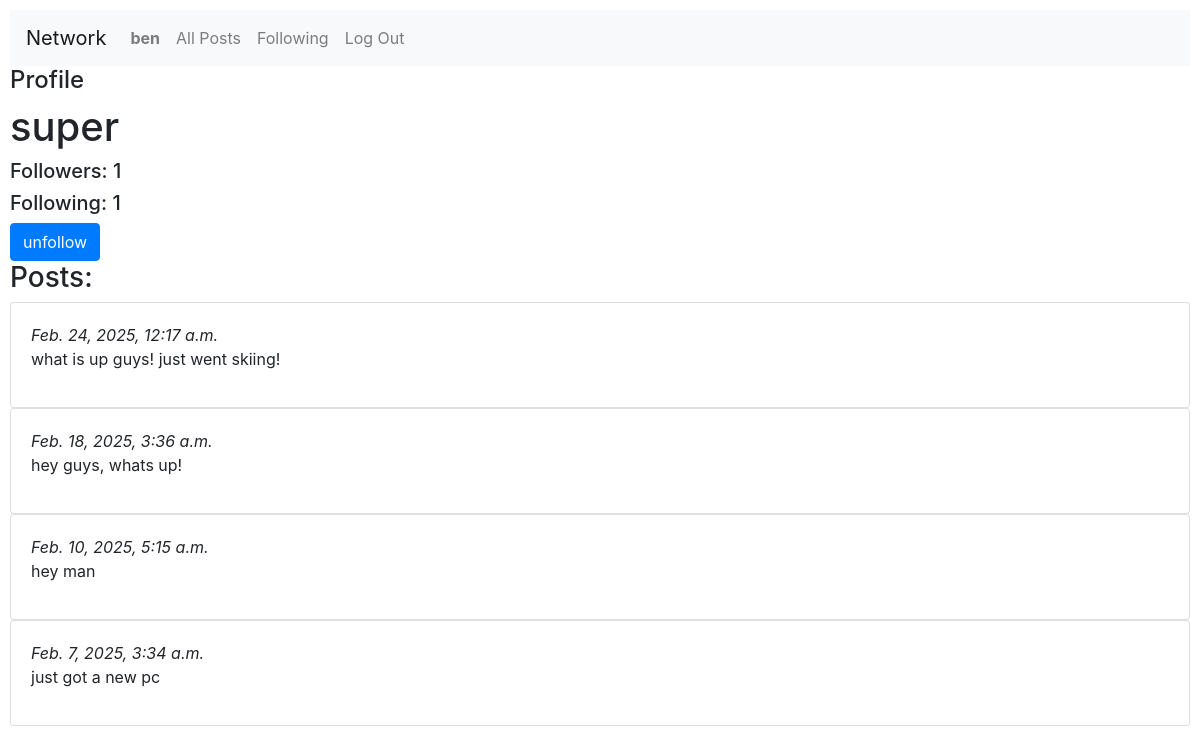
Screenshot of /profile/super (signed in) with the database file from the repository.
### network/models.py (models this page shows)
class User(AbstractUser):
    user_followers = models.ManyToManyField('Follow')

class Post(models.Model):
    user = models.ForeignKey(User, on_delete=models.CASCADE)
    text = models.CharField(max_length=256, blank=False, null=False)
    likes = models.ManyToManyField(User, through="Like", blank=True, related_name="liked_posts")
    timestamp = models.DateTimeField(auto_now_add=True)

### network/views.py (the view)
# urls.py: path("profile/<str:username>", views.profile, name="profile"),
def profile(request, username):
    user_profile = User.objects.get(username=username)
    current_user = request.user
    user_posts = Post.objects.filter(user=user_profile).order_by('-timestamp')
    followers = user_profile.followers.all()
    following_count = user_profile.followings.count()
    if (current_user) and (current_user != user_profile):
        follow_status = False
        for follower in followers:
            if current_user.id == follower.following_id:
                follow_status = "following"
                break
        if not follow_status:
            follow_status ="not_following"
    else:
        follow_status = False
    l = []
    for post in user_posts:
        d = {
            "id": post.id,
            "user_id": post.user_id,
            "text": post.text,
            "timestamp": post.timestamp,
            "likes": post.likes.count()
        }
        post_object = Post.objects.get(pk=post.id)
        try:
            like = Like.objects.get(
                user=request.user,
                post=post_object
            )
        except Like.DoesNotExist:
            d["liked"] = False
        else:
            d["liked"] = True
        l.append(d)
    paginator = Paginator(l, 10)
    page_number = request.GET.get("page")
    page_obj = paginator.get_page(page_number)
    return render(request, "network/profile.html", {
        "username": username, # dont pass user as key to template or django will say the value is the user
        "follows": len(followers),
        "following": following_count,
        "follow_status": follow_status,
        "page": page_obj
    })

### network/templates/network/profile.html (shortened to what this page needs)
{% extends "network/layout.html" %}
{% block body %}
    <h4>Profile</h4>
    <h1>{{ username }}</h1>
    <h5>Followers: {{ follows }}</h5>
    <h5>Following: {{ following }}</h5>
    <form action="{% url 'follow' %}" method="post">
        {% if follow_status == 'following' %}
            <button class="btn btn-primary" name="action" value="unfollow">unfollow</button>
        {% elif follow_status == 'not_following' %}
            <button class="btn btn-primary" name="action" value="follow">Follow</button>
        {% endif %}
    </form>
    <h3>Posts:</h3>
    {% for post in page %}
        <div class="card">
            <div class="card-body">
                <i>{{ post.timestamp }}</i>
                {% if user.username == username %}
                    <div class="edit" data-text="{{ post.text }}" data-id="{{ post.id }}"></div>
                    ❤️{{ post.likes }}
                {% else %}
                    <p>{{ post.text }}</p>
                {% endif %}
            </div>
        </div>
    {% endfor %}
{% endblock %}

### network/templates/network/layout.html (shortened to what this page needs)
{% load static %}
<!DOCTYPE html>
<html lang="en">
    <head>
        <link rel="stylesheet" href="https://stackpath.bootstrapcdn.com/bootstrap/4.4.1/css/bootstrap.min.css">
        <link href="{% static 'network/styles.css' %}" rel="stylesheet">
    </head>
    <body>
        <nav class="navbar navbar-expand-lg navbar-light bg-light">
            <a class="navbar-brand" href="#">Network</a>
            <div>
              <ul class="navbar-nav mr-auto">
                {% if user.is_authenticated %}
                    <li class="nav-item">
                        <a class="nav-link" href="#"><strong>{{ user.username }}</strong></a>
                    </li>
                {% endif %}
                <li class="nav-item">
                  <a class="nav-link" href="{% url 'index' %}">All Posts</a>
                </li>
                {% if user.is_authenticated %}
                    <li class="nav-item">
                        <a class="nav-link" href="{% url 'following' %}">Following</a>
                    </li>
                    <li class="nav-item">
                        <a class="nav-link" href="{% url 'logout' %}">Log Out</a>
                    </li>
                {% endif %}
              </ul>
            </div>
          </nav>
        <div class="body">
            {% block body %}
            {% endblock %}
        </div>
    </body>
</html>

### network/static/network/styles.css (style rules this page uses)
body { padding: 10px; }

### rows the page displays
User: username "ben"
User: username "super"
Post: timestamp "Feb. 24, 2025, 12:17 a.m.", text "what is up guys! just went skiing!"
Post: timestamp "Feb. 18, 2025, 3:36 a.m.", text "hey guys, whats up!"
Post: timestamp "Feb. 10, 2025, 5:15 a.m.", text "hey man"
Post: timestamp "Feb. 7, 2025, 3:34 a.m.", text "just got a new pc"

### other values shown
{{ follows }} "1"
{{ following }} "1"
